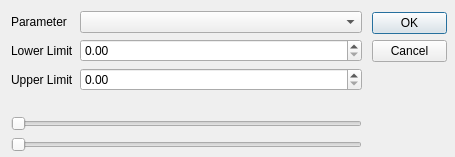
<?xml version="1.0" encoding="UTF-8"?>
<ui version="4.0">
 <class>Dialog</class>
 <widget class="QDialog" name="Dialog">
  <property name="geometry">
   <rect>
    <x>0</x>
    <y>0</y>
    <width>455</width>
    <height>157</height>
   </rect>
  </property>
  <property name="windowTitle">
   <string>Edit a filter</string>
  </property>
  <widget class="QWidget" name="layoutWidget">
   <property name="geometry">
    <rect>
     <x>11</x>
     <y>11</y>
     <width>351</width>
     <height>141</height>
    </rect>
   </property>
   <layout class="QVBoxLayout" name="verticalLayout_2">
    <item>
     <layout class="QFormLayout" name="formLayout">
      <item row="0" column="0">
       <widget class="QLabel" name="label_parameter_name">
        <property name="text">
         <string>Parameter</string>
        </property>
       </widget>
      </item>
      <item row="0" column="1">
       <widget class="QComboBox" name="combo_parameter_name"/>
      </item>
      <item row="1" column="0">
       <widget class="QLabel" name="label_lower_limit">
        <property name="text">
         <string>Lower Limit</string>
        </property>
       </widget>
      </item>
      <item row="1" column="1">
       <widget class="QDoubleSpinBox" name="spin_box_lower_limit"/>
      </item>
      <item row="2" column="0">
       <widget class="QLabel" name="label_upper_limit">
        <property name="text">
         <string>Upper Limit</string>
        </property>
       </widget>
      </item>
      <item row="2" column="1">
       <widget class="QDoubleSpinBox" name="spin_box_upper_limit"/>
      </item>
     </layout>
    </item>
    <item>
     <widget class="QSlider" name="slider_lower_limit">
      <property name="orientation">
       <enum>Qt::Horizontal</enum>
      </property>
     </widget>
    </item>
    <item>
     <widget class="QSlider" name="slider_upper_limit">
      <property name="orientation">
       <enum>Qt::Horizontal</enum>
      </property>
     </widget>
    </item>
   </layout>
  </widget>
  <widget class="QDialogButtonBox" name="buttonBox">
   <property name="geometry">
    <rect>
     <x>372</x>
     <y>12</y>
     <width>75</width>
     <height>52</height>
    </rect>
   </property>
   <property name="orientation">
    <enum>Qt::Vertical</enum>
   </property>
   <property name="standardButtons">
    <set>QDialogButtonBox::Cancel|QDialogButtonBox::Ok</set>
   </property>
  </widget>
 </widget>
 <resources/>
 <connections>
  <connection>
   <sender>buttonBox</sender>
   <signal>accepted()</signal>
   <receiver>Dialog</receiver>
   <slot>accept()</slot>
   <hints>
    <hint type="sourcelabel">
     <x>248</x>
     <y>254</y>
    </hint>
    <hint type="destinationlabel">
     <x>157</x>
     <y>274</y>
    </hint>
   </hints>
  </connection>
  <connection>
   <sender>buttonBox</sender>
   <signal>rejected()</signal>
   <receiver>Dialog</receiver>
   <slot>reject()</slot>
   <hints>
    <hint type="sourcelabel">
     <x>316</x>
     <y>260</y>
    </hint>
    <hint type="destinationlabel">
     <x>286</x>
     <y>274</y>
    </hint>
   </hints>
  </connection>
 </connections>
</ui>
